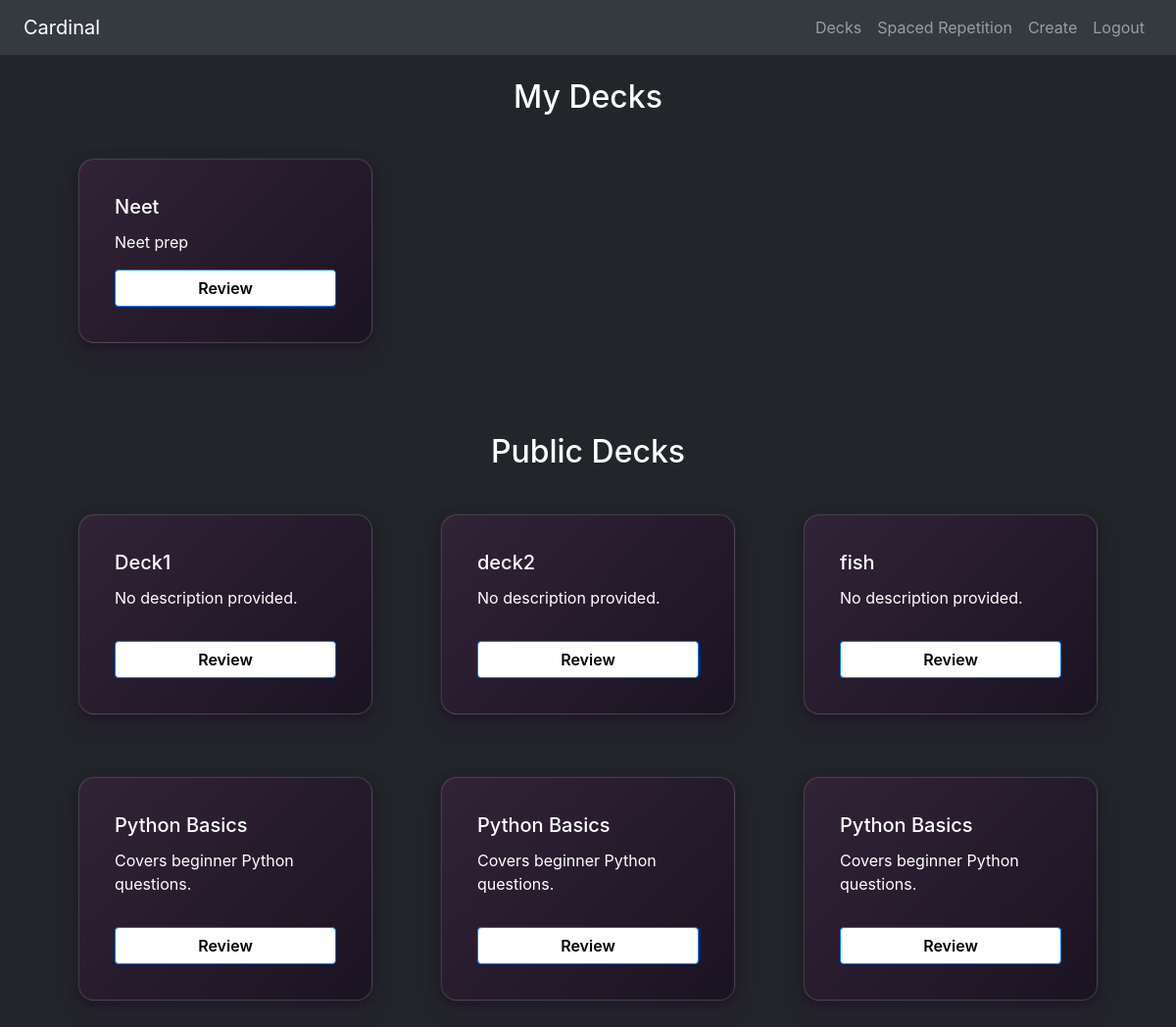
/api/ (signed in), run on the app's committed database.
### core/models.py (models this page shows, shortened)
class Deck(models.Model):
    user = models.ForeignKey(User, on_delete=models.CASCADE, related_name="decks")
    name = models.CharField(max_length=128, default="No name provided.")
    description = models.CharField(max_length=128, default="No description provided.")
    created_at = models.DateTimeField(auto_now_add=True)
    is_public = models.BooleanField(default=True)
    card_count = models.PositiveIntegerField(default=0)

### core/views.py (the view)
# urls.py: path("", views.index, name="index"),
@login_required
def index(request):
    my_decks = Deck.objects.filter(user=request.user)
    public_decks = Deck.objects.exclude(user=request.user).filter(is_public=True)
    return render(request, "core/index.html", {
        "my_decks": my_decks,
        "public_decks": public_decks,
    })

### core/templates/core/index.html
{% extends "core/layout.html" %}
{% load static %}
{% block body %}
<div class="container my-4">
    <h2 class="text-center mb-4">My Decks</h2>
    <div class="row">
        {% for deck in my_decks %}
        <div class="col-12 col-sm-6 col-md-4 mb-4 d-flex justify-content-center">
            <div class="w-100 borderd_div" style="max-width: 360px;">
                <div class="card-body text-white p-3 d-flex flex-column justify-content-between h-100">
                <div>
                <h5 class="card-title">{{ deck.name }}</h5>
                <p class="card-text">{{ deck.description }}</p>
                </div>
                <a href="{% url 'deck_review' deck.id %}" class="btn btn-primary mt-3 w-100">Review</a>
            </div>
            </div>
        </div>
        {% empty %}
        <p class="text-white">You haven’t created any decks yet.</p>
        {% endfor %}
    </div>
    <h2 class="text-center mt-5 mb-4">Public Decks</h2>
    <div class="row">
        {% for deck in public_decks %}
        <div class="col-12 col-sm-6 col-md-4 mb-4 d-flex justify-content-center">
            <div class="w-100 borderd_div" style="max-width: 360px;">
                <div class="card-body text-white p-3 d-flex flex-column justify-content-between h-100">
                    <h5 class="card-title">{{ deck.name }}</h5>
                    <p class="card-text">{{ deck.description }}</p>
                <a href="{% url 'deck_review' deck.id %}" class="btn btn-primary mt-3 w-100">Review</a>
            </div>
            </div>
        </div>
        {% empty %}
        <p class="text-white">No decks available.</p>
        {% endfor %}
    </div>
</div>
{% endblock %}

### core/static/core/styles.css (style rules this page uses)
body { background-color: #222529; color: white; }
h1, h2, h3, h4, h5, h6, p { color: white; }
div { color: white; }
.borderd_div { padding: 20px; margin: 20px; border: 1px solid rgba(255, 255, 255, 0.15); border-radius: 16px; background: linear-gradient(135deg, #322337, #1a1322); box-shadow: 0 4px 12px rgba(0, 0, 0, 0.4), 0 0 0 1px rgba(255, 255, 255, 0.05), 0 12px 24px rgba(84, 19, 112, 0.18); transition: transform 0.2s ease, box-shadow 0.3s ease; color: white; }
button, .btn { background-color: white; color: black; font-weight: 600; }

### data on the page
Deck: name "Neet", description "Neet prep"
Deck: name "Deck1", description "No description provided."
Deck: name "deck2", description "No description provided."
Deck: name "fish", description "No description provided."
Deck: name "Python Basics", description "Covers beginner Python questions."
Deck: name "Python Basics", description "Covers beginner Python questions."
Deck: name "Python Basics", description "Covers beginner Python questions."
